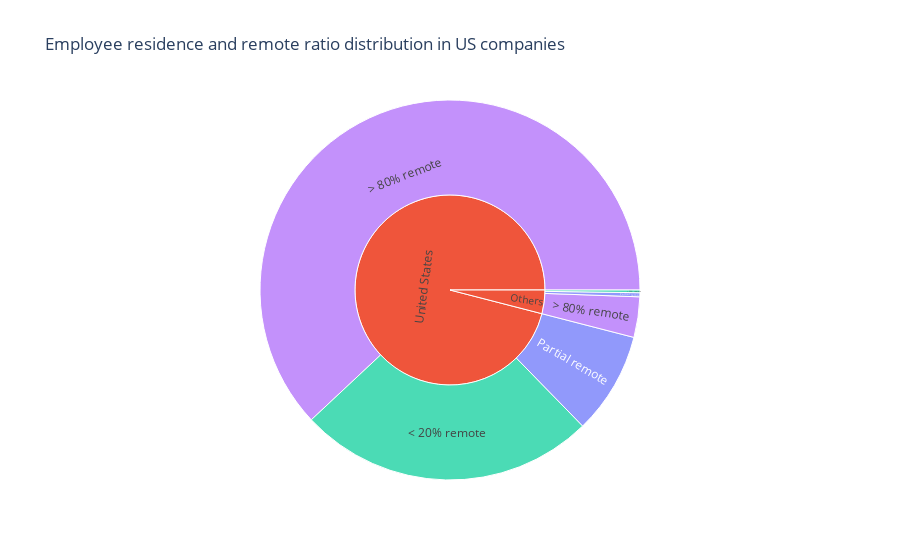

The notebook cell this image was saved under:
### Markdown cell above
## Employee residence and remote ratio distribution in US companies

### Code cell
copyDf = df.copy().loc[df["company_location"] == "US"]

# Show pie chart of amount of rows per employee residence
isUs = df["employee_residence"] == "US"
isForeigner = df["employee_residence"] != "US"

copyDf.loc[isUs, "employee_residence"] = "United States"
copyDf.loc[isForeigner, "employee_residence"] = "Others"

# Show pie char of amount of rows per employee residence + show subgroups of US and foreigner that are remote using a sunburst chart
px.sunburst(copyDf,
  path=["employee_residence", "remote_ratio"],
  color="remote_ratio",
  title="Employee residence and remote ratio distribution in US companies",
  labels={"remote_ratio": "Remote ratio", "employee_residence": "Employee residence"},
)

### Figure 1 — Plotly figure (JSON) as saved in the notebook; plotly's stock layout.template omitted (floating-point values rounded to 4 significant figures)
{"data": [{"branchvalues": "total", "customdata": [["Partial remote"], ["(?)"], ["< 20% remote"], ["< 20% remote"], ["> 80% remote"], ["> 80% remote"], ["Partial remote"], ["(?)"]], "domain": {"x": [0, 1], "y": [0, 1]}, "hovertemplate": "labels=%{label}<br>count=%{value}<br>parent=%{parent}<br>id=%{id}<br>Remote ratio=%{customdata[0]}<extra></extra>", "ids": ["United States/Partial remote", "Others", "Others/< 20% remote", "United States/< 20% remote", "Others/> 80% remote", "United States/> 80% remote", "Others/Partial remote", "United States"], "labels": ["Partial remote", "Others", "< 20% remote", "< 20% remote", "> 80% remote", "> 80% remote", "Partial remote", "United States"], "marker": {"colors": ["#636efa", "#EF553B", "#00cc96", "#00cc96", "#ab63fa", "#ab63fa", "#636efa", "#EF553B"]}, "name": "", "parents": ["United States", "", "Others", "United States", "Others", "United States", "Others", ""], "type": "sunburst", "values": [227, 105, 6, 662, 90, 1620, 9, 2509]}], "layout": {"legend": {"tracegroupgap": 0}, "title": {"text": "Employee residence and remote ratio distribution in US companies"}}}
